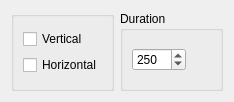
<?xml version="1.0" encoding="UTF-8"?>
<ui version="4.0">
 <class>KWin::SwivelTabsEffectConfigForm</class>
 <widget class="QWidget" name="KWin::SwivelTabsEffectConfigForm">
  <property name="geometry">
   <rect>
    <x>0</x>
    <y>0</y>
    <width>234</width>
    <height>102</height>
   </rect>
  </property>
  <property name="windowTitle">
   <string/>
  </property>
  <layout class="QHBoxLayout" name="horizontalLayout_2">
   <item>
    <widget class="QGroupBox" name="groupBox">
     <property name="title">
      <string/>
     </property>
     <layout class="QVBoxLayout" name="verticalLayout_2">
      <item>
       <layout class="QVBoxLayout" name="verticalLayout">
        <item>
         <widget class="QCheckBox" name="vertical">
          <property name="text">
           <string>Vertical</string>
          </property>
         </widget>
        </item>
        <item>
         <widget class="QCheckBox" name="horizontal">
          <property name="text">
           <string>Horizontal</string>
          </property>
         </widget>
        </item>
       </layout>
      </item>
     </layout>
    </widget>
   </item>
   <item>
    <widget class="QGroupBox" name="groupBox_2">
     <property name="title">
      <string>Duration</string>
     </property>
     <layout class="QVBoxLayout" name="verticalLayout_3">
      <item>
       <layout class="QHBoxLayout" name="horizontalLayout">
        <item>
         <widget class="QSpinBox" name="duration">
          <property name="minimum">
           <number>0</number>
          </property>
          <property name="maximum">
           <number>9999</number>
          </property>
          <property name="value">
           <number>250</number>
          </property>
         </widget>
        </item>
        <item>
         <spacer name="horizontalSpacer">
          <property name="orientation">
           <enum>Qt::Horizontal</enum>
          </property>
          <property name="sizeHint" stdset="0">
           <size>
            <width>1</width>
            <height>20</height>
           </size>
          </property>
         </spacer>
        </item>
       </layout>
      </item>
     </layout>
    </widget>
   </item>
  </layout>
 </widget>
 <resources/>
 <connections/>
</ui>
